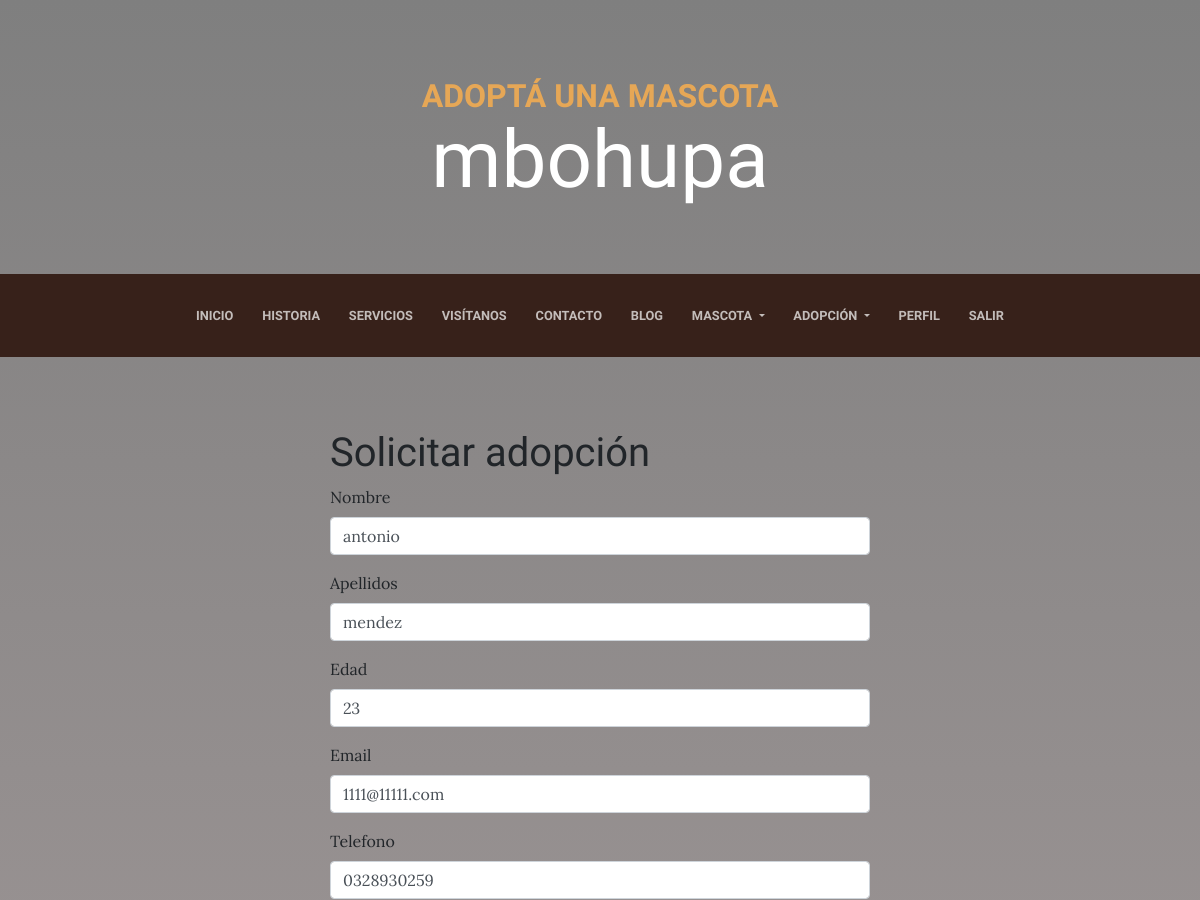
/adopcion/solicitud/editar/2/ (signed in, upper part), run on an earlier commit of the app's database.
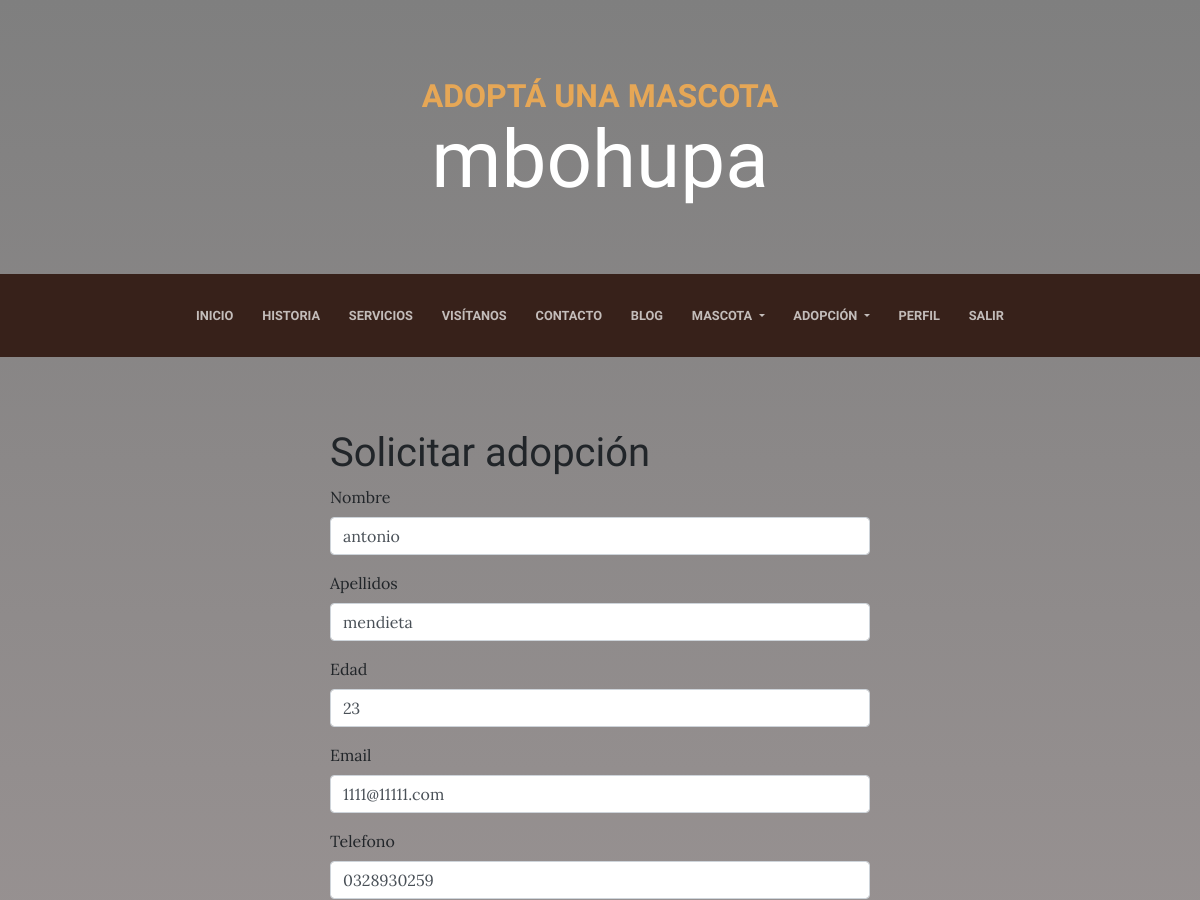
And on a later commit of the database.
### adopcion/models.py (models this page shows, shortened)
class Persona(models.Model):
    nombre = models.CharField(max_length=50)
    apellidos = models.CharField(max_length=70)
    edad = models.IntegerField()
    telefono = models.CharField(max_length=12)
    email = models.EmailField()
    domicilio = models.TextField()

### adopcion/views.py (the view, shortened to what this page needs)
# urls.py: path('solicitud/editar/<pk>/', login_required(SolicitudUpdate.as_view()), name='solicitud_editar'),
class SolicitudUpdate(UpdateView):
	model = Solicitud
	second_model = Persona
	template_name = 'adopcion/solicitud_form.html'
	form_class = SolicitudForm
	second_form_class = PersonaForm
	success_url = reverse_lazy('solicitud_listar')
	def get_context_data(self, **kwargs):
		context = super(SolicitudUpdate, self).get_context_data(**kwargs)
		pk = self.kwargs.get('pk', 0)
		solicitud = self.model.objects.get(id=pk)
		persona = self.second_model.objects.get(id=solicitud.persona_id)
		if 'form' not in context:
			context['form'] = self.form_class()
		if 'form2' not in context:
			context['form2'] = self.second_form_class(instance=persona)
		context['id'] = pk
		return context

### adopcion/forms.py
class SolicitudForm(forms.ModelForm):
    class Meta:
        model = Solicitud
        fields = [
            'numero_mascotas',
            'razones',
        ]
        labels = {
            'numero_mascotas': 'Numero de mascotas',
            'razones':'Razones para adoptar',
        }
        widgets = {
            'numero_mascotas':forms.TextInput(attrs={'class':'form-control'}),
            'razones':forms.Textarea(attrs={'class':'form-control'}),
        }

### pages/templatetags/pages_extras.py (called while the page is built)
@register.simple_tag
def get_page_list():
    pages = Page.objects.all()
    return pages

### social/processors.py (called while the page is built)
def ctx_dict(request):
    ctx = {}
    links = Link.objects.all()
    for link in links:
        ctx[link.key] = link.url
    return ctx

### adopcion/templates/adopcion/solicitud_form.html (shortened to what this page needs)
{% extends 'core/base.html' %}
{% block content %}
    <div class="container">
        <div class="row mt-3">
            <div class="col-md-6 mx-auto mb-5">
                <br>
                <h1>Solicitar adopción</h1>
                <form method="post">
                    <div class="row">
                        <div class="col-md-12 col-md-offset-2">
                            <div class="form-group">
                                <label for="{{form2.nombre.name}}">{{form2.nombre.label}}</label>
                                {{form2.nombre}}
                            </div>
                        </div>
                        <div class="col-md-12 col-md-offset-2">
                            <div class="form-group">
                                <label for="{{form2.nombre.apellidos}}">{{form2.apellidos.label}}</label>
                                {{form2.apellidos}}
                            </div>
                        </div>
                        <div class="col-md-12 col-md-offset-2">
                            <div class="form-group">
                                <label for="{{form2.edad.name}}">{{form2.edad.label}}</label>
                                {{form2.edad}}
                            </div>
                        </div>
                        <div class="col-md-12 col-md-offset-2">
                            <div class="form-group">
                                <label for="{{form2.email.name}}">{{form2.email.label}}</label>
                                {{form2.email}}
                            </div>
                        </div>
                        <div class="col-md-12 col-md-offset-2">
                            <div class="form-group">
                                <label for="{{form2.telefono.name}}">{{form2.telefono.label}}</label>
                                {{form2.telefono}}
                            </div>
                        </div>
                    </div>
                </form>
            </div>
        </div>
    </div>
{% endblock %}

What changed in the data, as far as the page shows it:
changed Persona "antonio": apellidos "mendez" → "mendieta"
